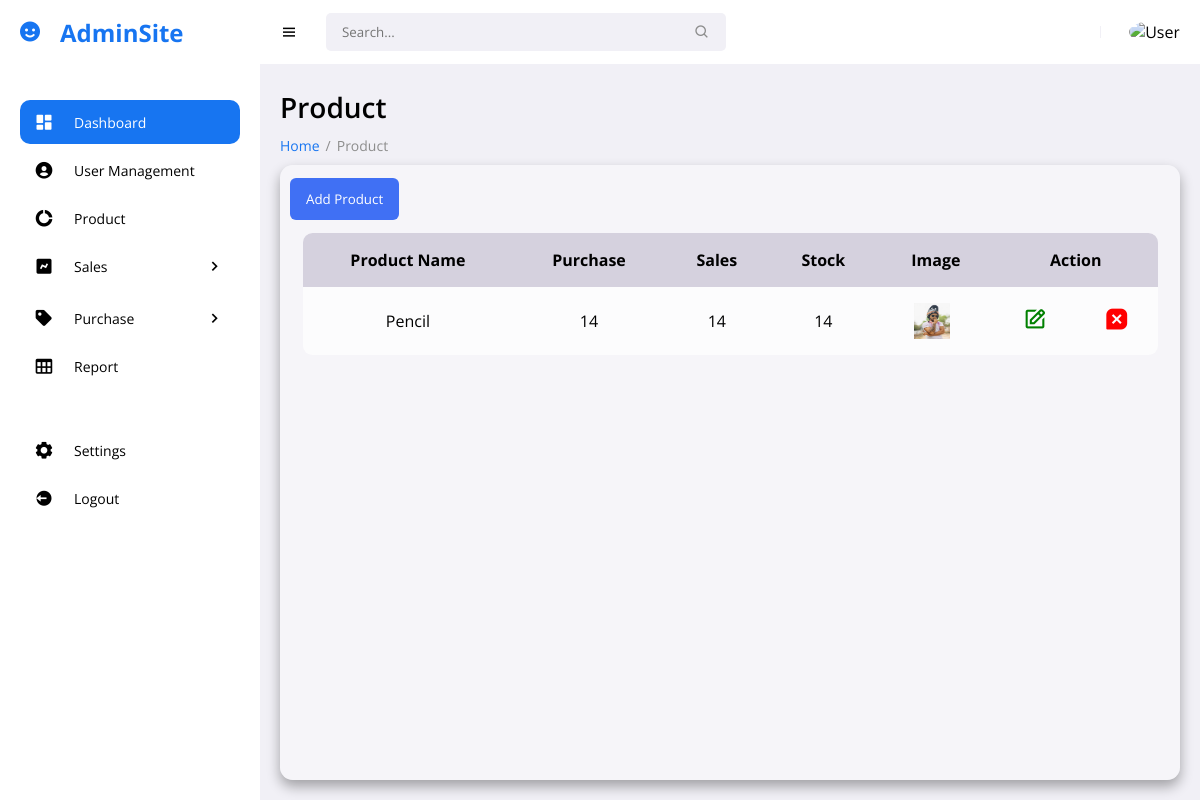
Page /manageproduct.php (signed in) on the committed database.
### tables this page shows
CREATE TABLE `product` (
  `product_id` int(11) NOT NULL,
  `product_name` varchar(255) NOT NULL,
  `product_bought` int(255) NOT NULL,
  `product_sold` int(255) NOT NULL,
  `product_stock` int(255) NOT NULL,
  `product_image` varchar(255) NOT NULL
);

### manageproduct.php (the view, shortened to what this page needs)
<!DOCTYPE html>
<html lang="en">
<head>
	<link href='https://unpkg.com/boxicons@2.0.9/css/boxicons.min.css' rel='stylesheet'>
	<link rel="stylesheet" href="assets/css/style.css">
	<link rel="stylesheet" href="assets/css/add.css">
</head>
<body>
<section id="sidebar">
    <?php
        if($_SESSION['user_type'] == 1){
            include 'layouts/user_menu.php';
        }
        else{
            include 'layouts/admin_menu.php';
        }
    ?>
<main >
    <h1 class="title">Product</h1>
    <ul class="breadcrumbs">
        <li><a href="index.php">Home</a></li>
        <li class="divider">/</li>
        <li><a href="product.php" class="active">Product</a></li>
    </ul>
    <div class="content">
    <section class="modal">
            <button class="modal__button">
                <a href="addproduct.php"> Add Product </a>
            </button>
        </section>
        <div class="table">
            <section class="table_body">
                <table>
                    <?php
                        include 'includes/connection.php';
                    ?>
                    <thead>
                        <tr>
                            <th>Product Name</th>
                            <th>Purchase</th>
                            <th>Sales</th>
                            <th>Stock</th>
                            <th>Image</th>
                            <th colspan="2">Action</th>
                        </tr>
                    </thead>
                    <tbody>
                        <?php
                            $query = "SELECT * FROM product";
                            $result = mysqli_query($con,$query);
                            while($row= mysqli_fetch_array($result)){
                                $id = $row['product_id'];
                                $name = $row['product_name'];
                                $bought = $row['product_bought'];
                                $sold = $row['product_sold'];
                                $stock = $row['product_stock'];
                            ?>
                            <tr>
                                <td><?php  echo $name?></td>
                                <td><?php  echo $bought ?></td>
                                <td><?php  echo $sold ?></td>
                                <td><?php  echo $stock ?></td>
                                <td><img src="<?php echo "images/".$row['product_image']; ?>" alt="image" width="100px" height="100px"></td>
                                <td><a href="./updateproduct.php?id=<?php echo $id; ?>"><i class='bx bx-edit' style="font-size:25px;color:green;"></i></a></td>
                                <td><a onclick="return confirm('Are you sure you want to delete?')" href="./deleteproduct.php?id=<?php echo $id; ?>"><i class='bx bxs-message-square-x' style="font-size:25px;color:red;"></i></a></td>
                            </tr>
                    <?php
                    }
                    ?>
                    </tbody>
                </table>
            </section>
        </div>
    </div>
</main>
</section>
</body>
</html>

### assets/css/style.css (style rules this page uses)
* { font-family: 'Open Sans', sans-serif; margin: 0; padding: 0; box-sizing: border-box; }
:root { --grey: #F1F0F6; --dark-grey: #8D8D8D; --light: #fff; --dark: #000; --green: #81D43A; --light-green: #E3FFCB; --blue: #1775F1; --light-blue: #D0E4FF; --dark-blue: #0C5FCD; --red: #FC3B56; --hue: 240; --first-color: hsl(var(--hue), 16%, 18%); --title-color: hsl(var(--hue), 8%, 15%); --text-color: hsl(var(--hue), 8%, 35%); --body-color: hsl(var(--hue), 100%, 99%); --container-color: #FFF; --z-modal: 1000; }
body { background: var(--grey); overflow-x: hidden; }
a { text-decoration: none; }
li { list-style: none; }
#sidebar { position: fixed; max-width: 260px; width: 100%; background: var(--light); top: 0; left: 0; height: 100%; overflow-y: auto; scrollbar-width: none; transition: all .3s ease; z-index: 200; }
main { width: 100%; padding: 24px 20px 20px 20px; }
main .title { font-size: 28px; font-weight: 600; margin-bottom: 10px; }
main .breadcrumbs { display: flex; grid-gap: 6px; }
main .breadcrumbs li, main .breadcrumbs li a { font-size: 14px; }
main .breadcrumbs li a { color: var(--blue); }
main .breadcrumbs li a.active, main .breadcrumbs li.divider { color: var(--dark-grey); pointer-events: none; }
main .content { width: 100%; min-height: 70vh; margin-top: 10px; background-color: #fff5; box-shadow: 0 .4rem .8rem #0005; border-radius: .8rem; }
main .table { width: 100%; height: 70vh; overflow: hidden; }
.modal { margin: 0 10px 0 10px; }
.modal__button { display: inline-block; font-weight: 400; color: #FFF; background-color: #4070f4; margin-top: .8rem; padding: 0.75rem 1rem; border: none; border-radius: 6px; }
.modal__button a { text-decoration: none; color: white; }
.table td img { width: 36px; height: 36px; margin-right: 8px; vertical-align: middle; }
main .content .table_body { width: 95%; max-height: calc(89% - .16rem); background-color: #fffb; margin: .8rem auto; border-radius: .6rem; overflow: auto; }
table { width: 100%; overflow: auto; }
table, th, td { border-collapse: collapse; padding: 1rem; text-align: center; }
thead th { top: 0; left: 0; background-color: #d5d1defe; }

### rows in the picture
product: product_name "Pencil", product_bought "14", product_sold "14", product_stock "14", product_image (picture)
